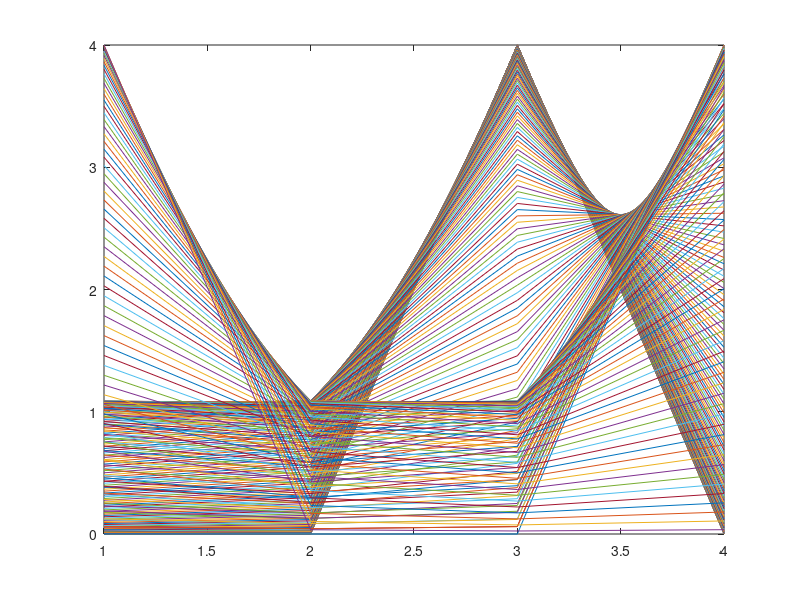

Reproduce this figure in MATLAB. (Note: this script raises an error after producing the figure.)
close all; clearvars; clc;

%%
gridElements = 400;
numElements = 4;

thetaGrid = linspace(0,pi,gridElements);
v = [];
for i = 1:numel(thetaGrid)
    v = [v exp(-1j*pi*(0:numElements-1)'*cos(thetaGrid(i)))];
end

plot(abs(fft(v(:,001:200))))


%%
mu = 50;
k = 4;
sigma = 5;
M = mu + sigma*randn(1000,k);
c = 0;
R = ones(k)*c+eye(k)*(1-c);
L = chol(R);
M = M*L;
corr(M)

%%
N = 1000; % number of samples
M = 4; % number of array elements (lamda/2 spacing)
theta = deg2rad([0 30 150]'); % direction of arrival of signals
rho = 0; % correlation
snr = inf; % snr
k = length(theta);
Y = siggen(N, M, theta, rho, snr);
corr(Y.')